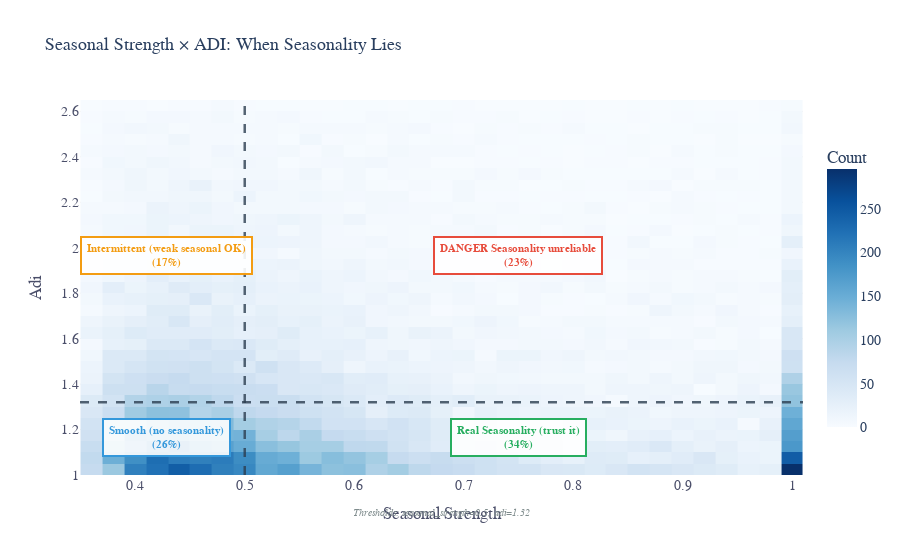

The cell this chart's notebook holds for it:
### Markdown cell above
### 4.2 Seasonality × ADI: When Seasonality Lies

### Code cell
plot_scatter(
    ld6_df, x='seasonal_strength', y='adi',
    kind='density',
    use_metric_defaults=True,
    show_threshold_annotation=True,
    clip_quantile=.95,
    style={"title": "Seasonal Strength × ADI: When Seasonality Lies"},
)

### Figure 1 — Plotly figure (JSON) as saved in the notebook; plotly's stock layout.template omitted (floating-point values rounded to 4 significant figures; data arrays with more than 128 entries replaced by an {"elided": "..."} marker saying what was removed)
{"data": [{"colorbar": {"len": 0.8, "title": {"text": "Count"}}, "colorscale": [[0, "rgb(247,251,255)"], [0.125, "rgb(222,235,247)"], [0.25, "rgb(198,219,239)"], [0.375, "rgb(158,202,225)"], [0.5, "rgb(107,174,214)"], [0.625, "rgb(66,146,198)"], [0.75, "rgb(33,113,181)"], [0.875, "rgb(8,81,156)"], [1, "rgb(8,48,107)"]], "nbinsx": 40, "nbinsy": 40, "type": "histogram2d", "x": {"elided": "26107 float values"}, "y": {"elided": "26107 float values"}}], "layout": {"annotations": [{"bgcolor": "rgba(255,255,255,0.9)", "bordercolor": "#e74c3c", "borderpad": 5, "borderwidth": 2, "font": {"color": "#e74c3c", "size": 11}, "showarrow": false, "text": "<b>DANGER\nSeasonality unreliable<br>(23%)</b>", "x": 0.75, "y": 1.968}, {"bgcolor": "rgba(255,255,255,0.9)", "bordercolor": "#f39c12", "borderpad": 5, "borderwidth": 2, "font": {"color": "#f39c12", "size": 11}, "showarrow": false, "text": "<b>Intermittent\n(weak seasonal OK)<br>(17%)</b>", "x": 0.4285, "y": 1.968}, {"bgcolor": "rgba(255,255,255,0.9)", "bordercolor": "#27ae60", "borderpad": 5, "borderwidth": 2, "font": {"color": "#27ae60", "size": 11}, "showarrow": false, "text": "<b>Real Seasonality\n(trust it)<br>(34%)</b>", "x": 0.75, "y": 1.164}, {"bgcolor": "rgba(255,255,255,0.9)", "bordercolor": "#3498db", "borderpad": 5, "borderwidth": 2, "font": {"color": "#3498db", "size": 11}, "showarrow": false, "text": "<b>Smooth\n(no seasonality)<br>(26%)</b>", "x": 0.4285, "y": 1.164}, {"font": {"color": "#7f8c8d", "size": 10}, "showarrow": false, "text": "<i>Thresholds: seasonal_strength=0.5, adi=1.32</i>", "x": 0.5, "xref": "paper", "y": -0.12, "yref": "paper"}], "font": {"family": "Source Sans Pro", "size": 14}, "legend": {"bgcolor": "rgba(255,255,255,0.9)", "bordercolor": "rgba(0,0,0,0.1)", "borderwidth": 1, "font": {"color": "#222222", "size": 12}, "orientation": "h", "x": 0.5, "xanchor": "center", "y": -0.12, "yanchor": "top"}, "margin": {"b": 85}, "paper_bgcolor": "white", "plot_bgcolor": "white", "shapes": [{"line": {"color": "#2c3e50", "dash": "dash", "width": 2.5}, "opacity": 0.8, "type": "line", "x0": 0.5, "x1": 0.5, "xref": "x", "y0": 0, "y1": 1, "yref": "y domain"}, {"line": {"color": "#2c3e50", "dash": "dash", "width": 2.5}, "opacity": 0.8, "type": "line", "x0": 0, "x1": 1, "xref": "x domain", "y0": 1.32, "y1": 1.32, "yref": "y"}], "title": {"font": {"size": 18}, "text": "Seasonal Strength × ADI: When Seasonality Lies"}, "xaxis": {"color": "#4A4E69", "gridcolor": "rgba(0,0,0,0.06)", "showgrid": true, "tickcolor": "#4A4E69", "title": {"text": "Seasonal Strength"}}, "yaxis": {"color": "#4A4E69", "gridcolor": "rgba(0,0,0,0.06)", "showgrid": true, "tickcolor": "#4A4E69", "title": {"text": "Adi"}}}}
